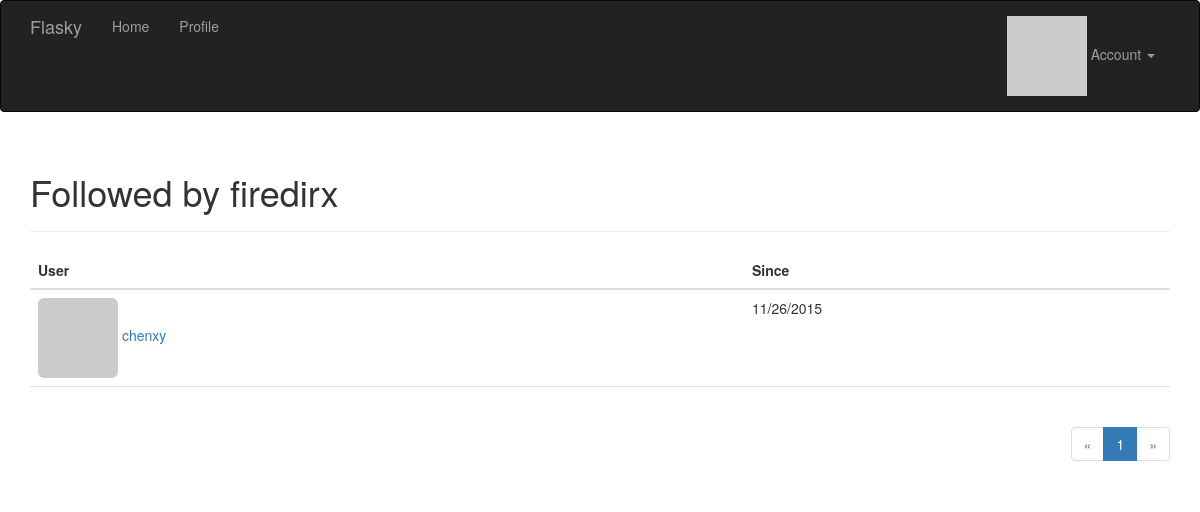
Page /followed-by/firedirx (signed in) on the committed database.
### app/models.py (models this page shows, shortened)
class User(db.Model,UserMixin):
    __tablename__ = 'users'
    id = db.Column(db.Integer, primary_key=True)
    email = db.Column(db.String(64),unique=True,index=True)
    username = db.Column(db.String(64), unique=True, index=True)
    role_id = db.Column(db.Integer, db.ForeignKey('roles.id'))
    password_hash = db.Column(db.String(128))
    confirmed = db.Column(db.Boolean,default=False)
    location = db.Column(db.String(64))
    about_me = db.Column(db.Text())
    member_since = db.Column(db.DateTime(),default=datetime.utcnow)
    last_seen = db.Column(db.DateTime(),default=datetime.utcnow)
    name = db.Column(db.String(64))
    avatar_hash = db.Column(db.String(32))
    posts = db.relationship('Post',backref='author',lazy='dynamic')
    followed = db.relationship('Follow',foreign_keys=[Follow.follower_id],
                               backref=db.backref('follower',lazy='joined'),
                               lazy='dynamic',
                               cascade='all,delete-orphan')
    followers = db.relationship('Follow',foreign_keys=[Follow.followed_id],
                               backref=db.backref('followed',lazy='joined'),
                               lazy='dynamic',
                               cascade='all,delete-orphan')
    comments = db.relationship('Comment', backref='author', lazy='dynamic')
    def ping(self):
        self.last_seen = datetime.utcnow()
        db.session.add(self)
    @property
    def password(self):
        raise AttributeError('password is not a readable attribute')
    def gravatar(self,size=100,default='identicon',rating='g'):
        url = 'https://secure.gravatar.com/avatar'
        hash = self.avatar_hash or hashlib.md5(self.email.encode('utf-8')).hexdigest()
        return '{url}/{hash}?s={size}&d={default}&r={rating}'.format(
            url = url,hash=hash,size=size,default=default,rating=rating
        )

class Follow(db.Model):
    __tablename__='follows'
    follower_id = db.Column(db.Integer,db.ForeignKey('users.id'),
                            primary_key=True)
    followed_id = db.Column(db.Integer,db.ForeignKey('users.id'),
                            primary_key=True)
    timestamp = db.Column(db.DateTime,default=datetime.utcnow)

### app/main/views.py (the view)
@main.route('/followed-by/<username>')
def followed_by(username):
    user = User.query.filter_by(username=username).first()
    if user is None:
        flash('Invalid user.')
        return redirect(url_for('.index'))
    page = request.args.get('page', 1, type=int)
    pagination = user.followed.paginate(
        page, per_page=current_app.config['FLASKY_FOLLOWERS_PER_PAGE'],
        error_out=False)
    follows = [{'user': item.followed, 'timestamp': item.timestamp}
               for item in pagination.items]
    return render_template('followers.html', user=user, title="Followed by",
                           endpoint='.followed_by', pagination=pagination,follows=follows)

### app/auth/views.py (called while the page is built)
@auth.before_app_request
def before_request():
    if current_user.is_authenticated:
        current_user.ping()
        if not current_user.confirmed \
            and request.endpoint[:5] != 'auth.' \
            and request.endpoint != 'static':
            return redirect(url_for('auth.unconfirmed'))

### app/main/__init__.py (called while the page is built)
@main.app_context_processor
def inject_permissions():
    return dict(Permission=Permission)

### app/models.py (called while the page is built)
@login_manager.user_loader
def load_user(user_id):
    return User.query.get(int(user_id))

### app/templates/followers.html (shortened to what this page needs)
{% extends "base.html" %}{% import "_macros.html" as macros %}
{% block page_content %}
<div class="page-header">
    <h1>{{ title }} {{ user.username }}</h1>
</div>
<table class="table table-hover followers">
    <thead><tr><th>User</th><th>Since</th></tr></thead>
    {% for follow in follows %}
        {% if follow.user != user %}
    <tr>
        <td>
            <a href="{{ url_for('.user', username = follow.user.username) }}">
                <img class="img-rounded" src="{{ follow.user.gravatar(size=32) }}">
                {{ follow.user.username }}
            </a>
        </td>
        <td>{{ moment(follow.timestamp).format('L') }}</td>
    </tr>
        {% endif %}
    {% endfor %}
</table>
<div class="pagination">
    {{ macros.pagination_widget(pagination, endpoint, username = user.username) }}
</div>
{% endblock %}

### app/static/styles.css (style rules this page uses)
div.pagination { width: 100%; text-align: right; padding: 0px; margin: 0px; }
.table.followers tr { border-bottom: 1px solid #e0e0e0; }

### rows in the picture
User: username "firedirx"
User: user.username "chenxy"
Follow: timestamp "11/26/2015"

### other values in the picture
{{ title }} "Followed by"
{{ p }} "1"
